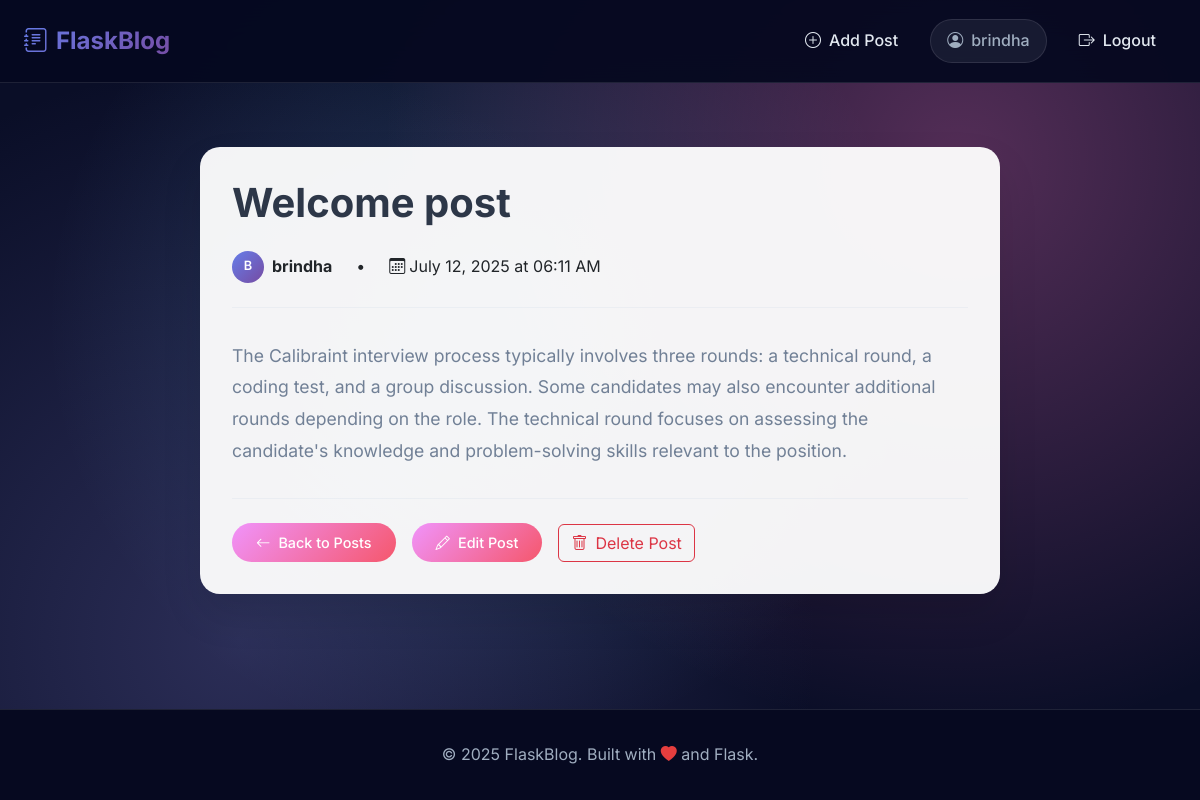
The app's page /post/1 (signed in) with its own data.
### app.py (models this page shows, shortened)
class User(db.Model):
    id = db.Column(db.Integer, primary_key=True)
    username = db.Column(db.String(80), unique=True, nullable=False)
    email = db.Column(db.String(120), unique=True, nullable=False)
    password_hash = db.Column(db.String(128), nullable=False)
    posts = db.relationship('Post', backref='author', lazy=True)

class Post(db.Model):
    id = db.Column(db.Integer, primary_key=True)
    title = db.Column(db.String(200), nullable=False)
    content = db.Column(db.Text, nullable=False)
    date_posted = db.Column(db.DateTime, default=datetime.utcnow)
    user_id = db.Column(db.Integer, db.ForeignKey('user.id'), nullable=False)

### app.py (the view)
@app.route('/post/<int:post_id>')
def post(post_id):
    post = Post.query.get_or_404(post_id)
    current_user = get_current_user()
    return render_template('post.html', post=post, current_user=current_user)

### app.py (called while the page is built)
def get_current_user():
    if 'user_id' in session:
        return User.query.get(session['user_id'])
    return None

@app.context_processor
def inject_current_user():
    return {'current_user': get_current_user()}

### templates/post.html (shortened to what this page needs)
{% extends "base.html" %}
{% block content %}
<div class="container">
  <div class="post-detail">
    <h1 class="post-detail-title">{{ post.title }}</h1>
    <div class="post-detail-meta">
      <div class="author-info">
        <div class="author-avatar">{{ post.author.username[0].upper() }}</div>
        <span><strong>{{ post.author.username }}</strong></span>
      </div>
      <span>•</span>
      <span><i class="bi bi-calendar3 me-1"></i>{{ post.date_posted.strftime('%B %d, %Y at %I:%M %p') }}</span>
    </div>
    <div class="post-detail-content">
      {{ post.content|replace('\n', '<br>')|safe }}
    </div>
    <div class="post-actions">
      <a href="{{ url_for('index') }}" class="btn-secondary">
        <i class="bi bi-arrow-left me-2"></i>Back to Posts
      </a>
      {% if current_user and current_user.id == post.user_id %}
        <a href="{{ url_for('edit_post', post_id=post.id) }}" class="btn-secondary">
          <i class="bi bi-pencil me-2"></i>Edit Post
        </a>
        <form method="POST" action="{{ url_for('delete_post', post_id=post.id) }}" style="display: inline;" onsubmit="return confirm('Are you sure you want to delete this post?');">
          <button type="submit" class="btn btn-outline-danger">
            <i class="bi bi-trash me-2"></i>Delete Post
          </button>
        </form>
      {% endif %}
    </div>
  </div>
</div>
{% endblock %}

### templates/base.html (shortened to what this page needs)
<!doctype html>
<html lang="en">
<head>
  <link href="https://cdn.jsdelivr.net/npm/bootstrap@5.3.0/dist/css/bootstrap.min.css" rel="stylesheet">
  <link href="https://cdn.jsdelivr.net/npm/bootstrap-icons@1.7.2/font/bootstrap-icons.css" rel="stylesheet">
  <link rel="stylesheet" href="{{ url_for('static', filename='css/style.css') }}">
</head>
<body>
  <nav class="navbar navbar-expand-lg navbar-dark">
    <div class="container-fluid px-4">
      <a class="navbar-brand" href="{{ url_for('index') }}">
        <i class="bi bi-journal-text me-2"></i>FlaskBlog
      </a>
      <div class="collapse navbar-collapse" id="navbarNav">
        <ul class="navbar-nav ms-auto">
          {% if current_user %}
            <li class="nav-item">
              <a class="nav-link" href="{{ url_for('create_post') }}">
                <i class="bi bi-plus-circle me-2"></i>Add Post
              </a>
            </li>
            <li class="nav-item">
              <span class="navbar-text">
                <i class="bi bi-person-circle"></i>{{ current_user.username }}
              </span>
            </li>
            <li class="nav-item">
              <a class="nav-link" href="{{ url_for('logout') }}">
                <i class="bi bi-box-arrow-right me-2"></i>Logout
              </a>
            </li>
          {% endif %}
        </ul>
      </div>
    </div>
  </nav>
  <main>
    {% block content %}{% endblock %}
  </main>
  <footer>
    <div class="container">
      <p class="mb-0">© 2025 FlaskBlog. Built with <i class="bi bi-heart-fill" style="color: #e53e3e;"></i> and Flask.</p>
    </div>
  </footer>
</body>
</html>

### static/css/style.css (style rules this page uses)
:root { --primary-gradient: linear-gradient(135deg, #667eea 0%, #764ba2 100%); --secondary-gradient: linear-gradient(135deg, #f093fb 0%, #f5576c 100%); --accent-gradient: linear-gradient(135deg, #4facfe 0%, #00f2fe 100%); --dark-bg: #0a0e27; --darker-bg: #060920; --card-bg: rgba(255, 255, 255, 0.95); --text-primary: #2d3748; --text-secondary: #718096; --border-color: rgba(255, 255, 255, 0.1); }
* { margin: 0; padding: 0; box-sizing: border-box; }
body { font-family: 'Inter', -apple-system, BlinkMacSystemFont, sans-serif; background: var(--dark-bg); background-image: radial-gradient(circle at 20% 80%, rgba(120, 119, 198, 0.3) 0%, transparent 50%), radial-gradient(circle at 80% 20%, rgba(255, 119, 198, 0.3) 0%, transparent 50%), radial-gradient(circle at 40% 40%, rgba(120, 200, 255, 0.2) 0%, transparent 50%); min-height: 100vh; display: flex; flex-direction: column; line-height: 1.6; }
main { flex: 1; padding: 0; }
.navbar { background: rgba(6, 9, 32, 0.95); backdrop-filter: blur(20px); border-bottom: 1px solid var(--border-color); padding: 1rem 0; position: sticky; top: 0; z-index: 1000; }
.navbar-brand { font-weight: 700; font-size: 1.5rem; background: var(--primary-gradient); -webkit-background-clip: text; -webkit-text-fill-color: transparent; background-clip: text; display: flex; align-items: center; text-decoration: none; }
.navbar-nav { align-items: center; }
.nav-item { margin: 0 0.25rem; }
.nav-link { color: #e2e8f0 !important; font-weight: 500; transition: all 0.3s ease; position: relative; padding: 0.75rem 1rem !important; border-radius: 8px; display: flex; align-items: center; text-decoration: none; }
.nav-link i { font-size: 1rem; }
.navbar-text { color: #a0aec0 !important; font-weight: 500; margin: 0 0.5rem; padding: 0.5rem 1rem; background: rgba(160, 174, 192, 0.1); border-radius: 25px; display: flex; align-items: center; border: 1px solid rgba(255, 255, 255, 0.1); }
.navbar-text i { margin-right: 0.5rem; }
.author-info { display: flex; align-items: center; gap: 0.5rem; }
.author-avatar { width: 32px; height: 32px; border-radius: 50%; background: var(--primary-gradient); display: flex; align-items: center; justify-content: center; color: white; font-weight: 600; font-size: 0.8rem; }
.btn-secondary { background: var(--secondary-gradient); border: none; padding: 0.5rem 1.5rem; border-radius: 25px; font-weight: 500; color: white; text-decoration: none; display: inline-block; transition: all 0.3s ease; font-size: 0.9rem; }
.post-detail { max-width: 800px; margin: 4rem auto; padding: 2rem; background: var(--card-bg); border-radius: 20px; box-shadow: 0 20px 40px rgba(0, 0, 0, 0.1); }
.post-detail-title { font-size: 2.5rem; font-weight: 700; color: var(--text-primary); margin-bottom: 1.5rem; line-height: 1.2; }
.post-detail-meta { display: flex; align-items: center; gap: 1.5rem; margin-bottom: 2rem; padding-bottom: 1.5rem; border-bottom: 1px solid rgba(226, 232, 240, 0.5); }
.post-detail-content { color: var(--text-secondary); line-height: 1.8; font-size: 1.1rem; margin-bottom: 2rem; }
.post-actions { display: flex; gap: 1rem; align-items: center; padding-top: 1.5rem; border-top: 1px solid rgba(226, 232, 240, 0.5); }
footer { background: var(--darker-bg); color: #a0aec0; padding: 2rem 0; text-align: center; border-top: 1px solid var(--border-color); margin-top: auto; }
.post-detail { animation: fadeInUp 0.6s ease-out; }

### records on screen
User: username "brindha", author "B", author.username "brindha"
Post: title "Welcome post", date_posted "July 12, 2025 at 06:11 AM", content "The Calibraint interview process typically involves three rounds: a technical round, a coding test, and a group discussion. Some candidates may also encounter additional rounds depending on the role. The technical round focuses on assessing the candidate's knowledge and problem-solving skills relevant to the position."
